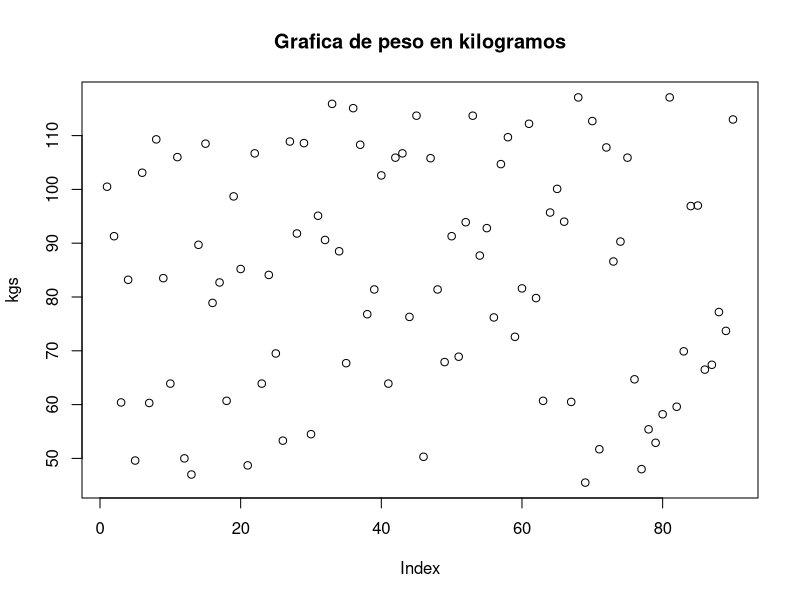
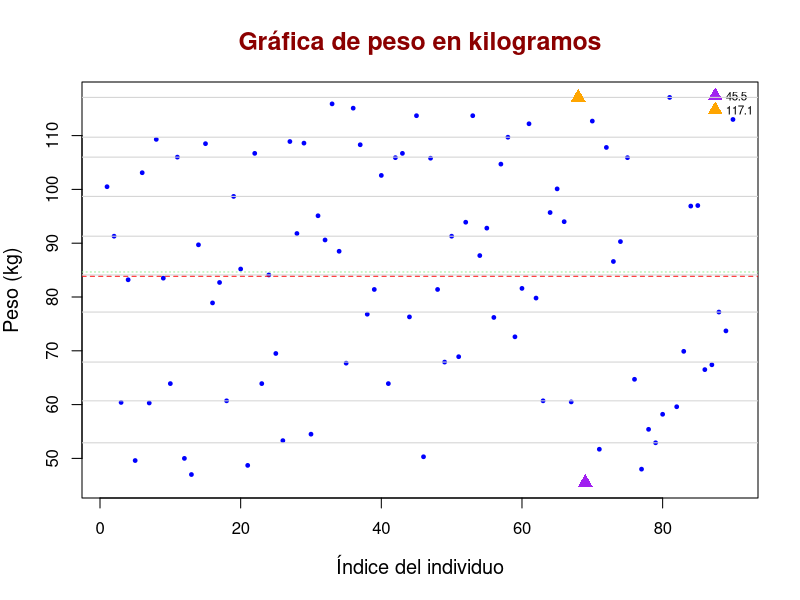
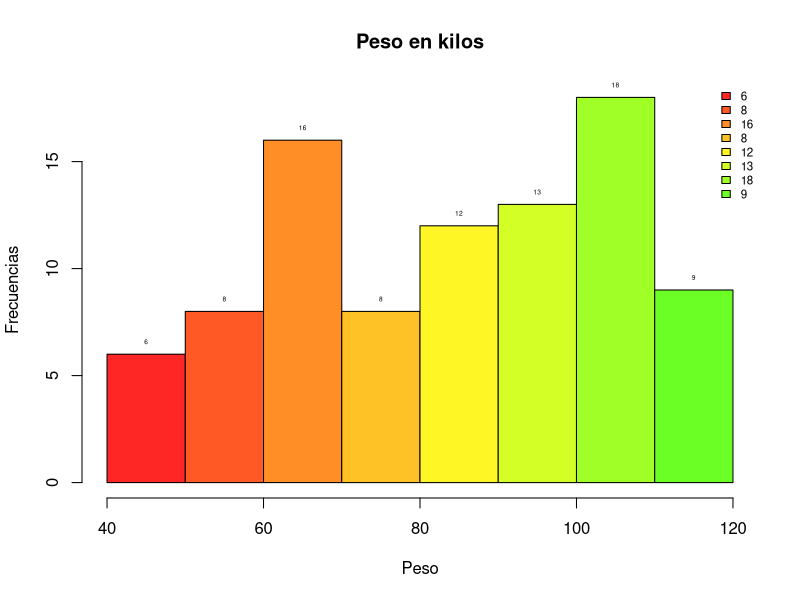
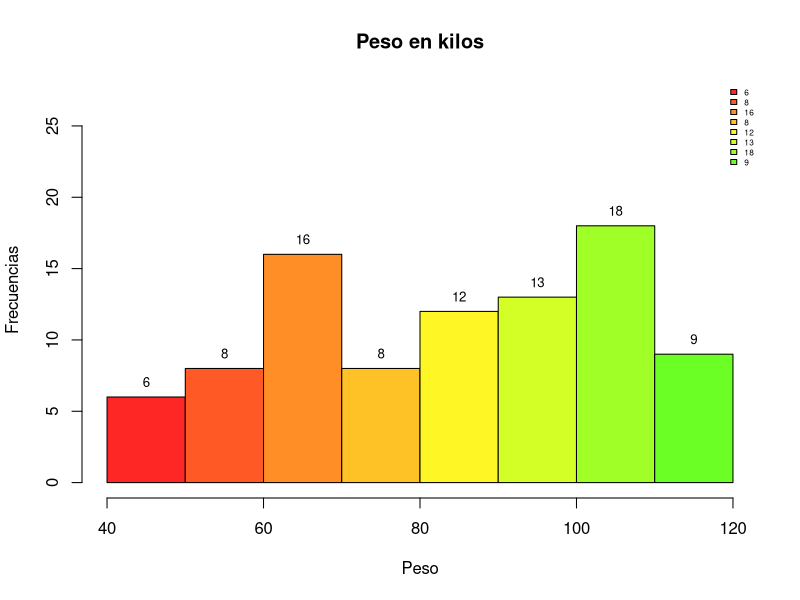
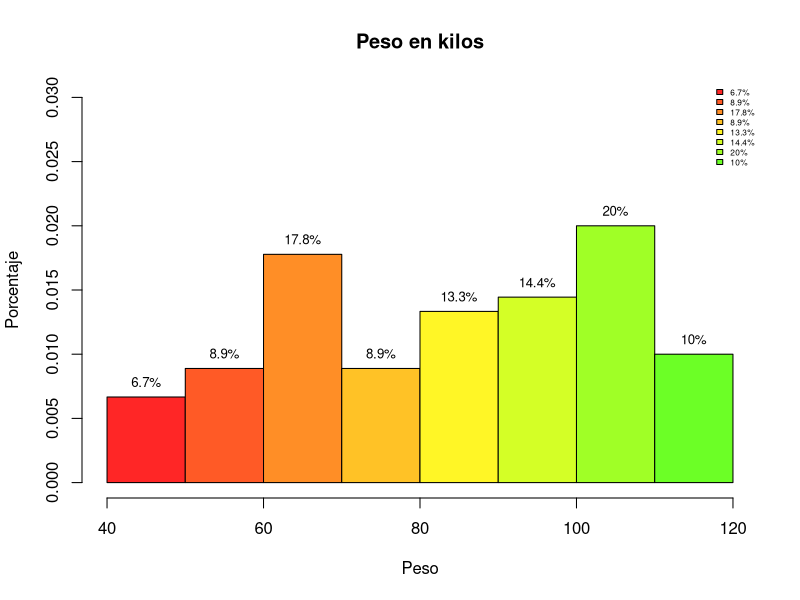
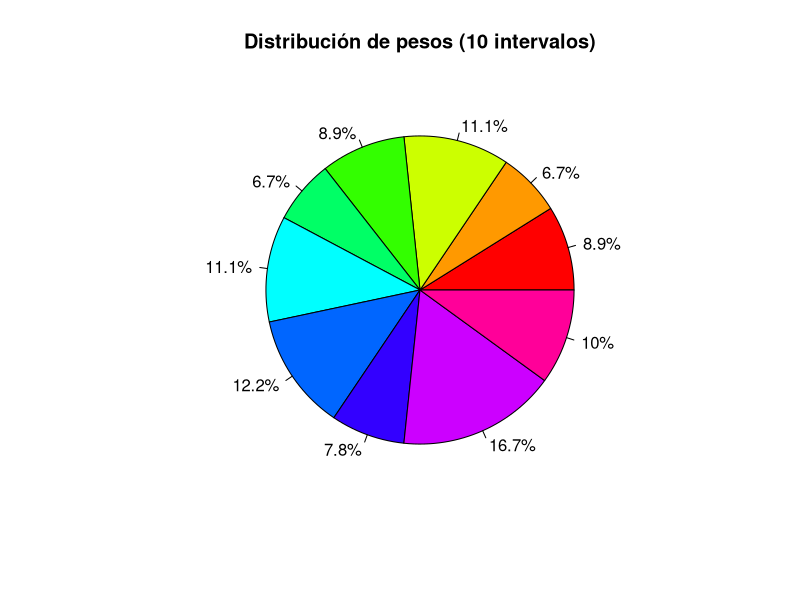
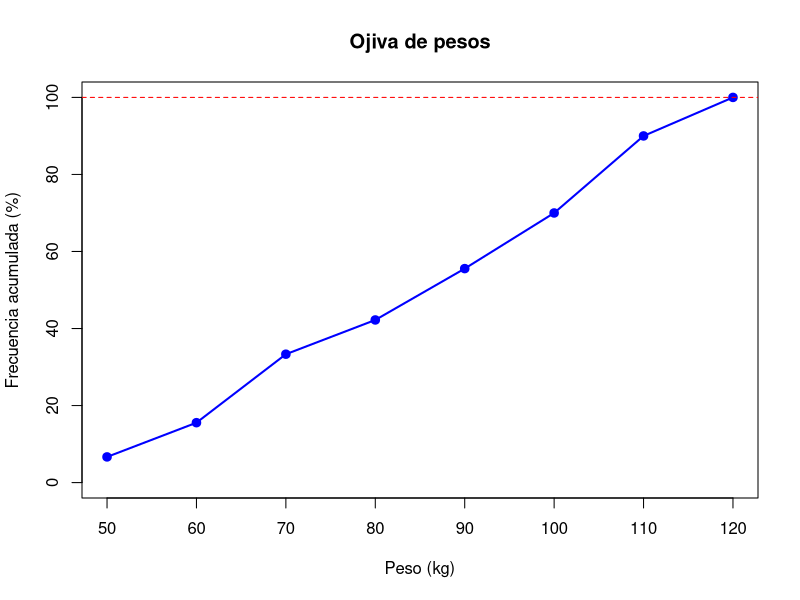
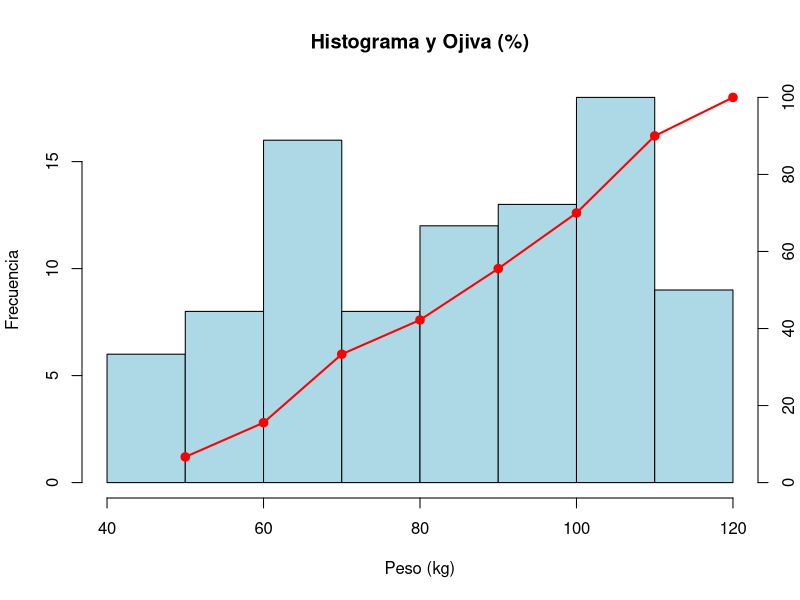

Reproduce these figures in R, in order.
#---- Preparamos todo ----
rm(list = ls())
cat("\014")
dev.off()
#---- Lectura de los datos ----
kgs <- c(100.5, 91.3, 60.4, 83.2, 49.6, 103.1, 60.3, 109.3, 83.5,
         63.9, 106, 50, 47, 89.7, 108.5, 78.9, 82.7, 60.7, 98.7, 85.2, 48.7, 106.7, 63.9, 84.1,
         69.5, 53.3, 108.9, 91.8, 108.6, 54.5, 95.1, 90.6, 115.9, 88.5, 67.7, 115.1, 108.3, 76.8,
         81.4, 102.6, 63.9, 105.9, 106.7, 76.3, 113.7, 50.3, 105.8, 81.4, 67.9, 91.3, 68.9, 93.9,
         113.7, 87.7, 92.8, 76.2, 104.7, 109.7, 72.6, 81.6, 112.2, 79.8, 60.7, 95.7, 100.1, 94,
         60.5, 117.1, 45.5, 112.7, 51.7, 107.8, 86.6, 90.3, 105.9, 64.7, 48, 55.4, 52.9, 58.2,
         117.1, 59.6, 69.9, 96.9, 97, 66.5, 67.4, 77.2, 73.7, 113)
#---- Procesamiento de los datos ----
summary(kgs)
kgs_ord <- sort(kgs)
cte <- 9
indices <- 1:10; (indices)
t <- cte*indices; (t)
mis_deciles <- kgs_ord[t]; (mis_deciles)
cuantiles <- quantile(kgs); (cuantiles)
Q1 <- cuantiles[2]; (Q1)
Q2 <- cuantiles[3]; (Q2)
Q3 <- cuantiles[4]; (Q3)
x_media <- mean(kgs)
mi_min <- min(kgs); 
mi_max <- max(kgs);
#---- Grafica: Plot -----
##---- Instruccion simple ----
plot(kgs,main="Grafica de peso en kilogramos")
##---- Grafica mas elaborada ----
plot(
  kgs,
  main = "Gráfica de peso en kilogramos",
  xlab = "Índice del individuo",
  ylab = "Peso (kg)",
  col = "blue",       
  pch = 19,           
  cex = 0.5,          
  cex.main = 1.5,     
  cex.lab = 1.2,      
  col.main = "darkred")
legend(
  "topright",                  # ubicación
  legend = c(mi_min,mi_max),    # etiquetas
  pch = 17,
  col=c("purple","orange"),
  pt.cex = 1.5,                # tamaño de los símbolos
  cex = 0.7,
  bty = "n"                    # sin borde en la caja
)
abline(h = x_media, col = "red", lwd = 1, lty = 2)     
abline(h = Q2, col = "lightgreen", lwd = 1, lty = 3) 
abline(h = mis_deciles, col = "lightgray", lty = 1.5)
points(which.min(kgs), min(kgs), col = "purple", pch = 17, cex = 1.5)
points(which.max(kgs), max(kgs), col = "orange", pch = 17, cex = 1.5)
#---- Grafica de histograma ----
nbreaks=10;
miscolores <- rainbow(25,0.85);
h <- hist(kgs, breaks = nbreaks, col= miscolores, 
          main = 'Peso en kilos',
          xlab="Peso",
          ylab="Frecuencias")
text(h$mids, h$counts, labels = h$counts, pos = 3, cex = 0.4, 
     col = "black")
nl <- length(h$counts); (nl)
legend(
  "topright",                  # ubicación
  legend = h$counts,    # etiquetas
  fill = miscolores,
  col = miscolores,    # colores (uno por cada símbolo)
  pt.cex = 1.5,                # tamaño de los símbolos
  cex = 0.7,
  bty = "n"                    # sin borde en la caja
)
##---- Mejora del grafico ----
h2 <- hist(kgs, breaks = nbreaks, col= miscolores, 
          main = 'Peso en kilos',
          xlab="Peso",
          ylab="Frecuencias",
          ylim=c(0,max(h$counts)*1.5))
text(h$mids, h$counts, labels = h$counts, pos = 3, cex = 0.8, 
     col = "black")
nl <- length(h$counts); (nl)
legend(
  "topright",                  # ubicación
  legend = h$counts,    # etiquetas
  fill = miscolores,
  col = miscolores,    # colores (uno por cada símbolo)
  pt.cex = 1.5,                # tamaño de los símbolos
  cex = 0.5,
  bty = "n"                    # sin borde en la caja
)
##---- Grafico con porcentajes ----
h3 <- hist(kgs, 
           breaks = nbreaks, 
           col= miscolores, 
           main = 'Peso en kilos',
           xlab="Peso",
           ylab="Porcentaje",
           ylim=c(0,max(h$density)*1.5),
           probability=TRUE)
porcentajes <- h3$counts/sum(h3$counts)*100

text(h3$mids, 
     h3$density, 
     labels = paste0(round(porcentajes,1),"%"),
     pos = 3, 
     cex = 0.8, 
     col = "black")

nl <- length(h3$counts); (nl)
legend(
  "topright",                  # ubicación
  legend = paste0(round(porcentajes,1),"%"),
  fill = miscolores,
  cex = 0.5,
  bty = "n"                    # sin borde en la caja
)
#---- Graficos de pastel ----
# Tus datos
nbreaks <- 10
intervalos <- cut(kgs, breaks = nbreaks); (intervalos)
tabla <- table(intervalos); (tabla)
porcentajes <- round(prop.table(tabla) * 100, 1); (porcentajes)
pie(tabla,
    main = "Distribución de pesos (10 intervalos)",
    col = rainbow(length(tabla)),
    labels = paste0(porcentajes, "%"))
#---- Grafica de Ojiva ----
##---- Grafica sencilla ----
nbreaks <- 10
h <- hist(kgs, breaks = nbreaks, plot = FALSE)
freq_acum <- cumsum(h$counts) / sum(h$counts) * 100
x_vals <- h$breaks[-1]
plot(x_vals, freq_acum, type = "o",
     main = "Ojiva de pesos",
     xlab = "Peso (kg)",
     ylab = "Frecuencia acumulada (%)",
     col = "blue", pch = 19, lwd = 2,
     ylim = c(0, 100))
abline(h = 100, col = "red", lty = 2)
##---- Grafica combinada ----
nbreaks <- 10
h <- hist(kgs, breaks = nbreaks, plot = FALSE)
hist(kgs,
     breaks = nbreaks,
     col = "lightblue",
     main = "Histograma y Ojiva (%)",
     xlab = "Peso (kg)",
     ylab = "Frecuencia")
freq_acum_pct <- cumsum(h$counts) / sum(h$counts) * 100
x_vals <- h$breaks[-1]
par(new = TRUE)
plot(x_vals, freq_acum_pct,
     type = "o", pch = 19, lwd = 2, col = "red",
     axes = FALSE, xlab = "", ylab = "",
     xlim = range(h$breaks), ylim = c(0, 100))
axis(4)                           # eje derecho
#---- Fin ----
